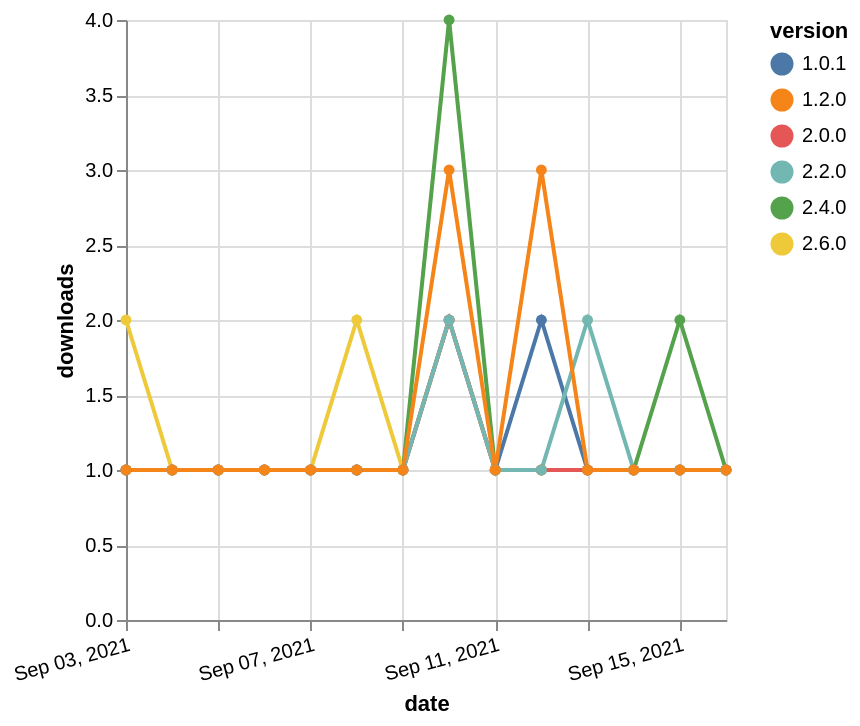

Vega-Lite specification stored for this chart:
### Vega-Lite specification from a JSON file in a GitHub repository (floating-point values rounded to 4 significant figures)
{"$schema": "https://vega.github.io/schema/vega-lite/v5.json", "description": "A simple bar chart with embedded data.", "data": {"values": [{"date": "2021-09-03", "total": 189, "delta": 1, "version": "2.4.0"}, {"date": "2021-09-04", "total": 190, "delta": 1, "version": "2.4.0"}, {"date": "2021-09-05", "total": 191, "delta": 1, "version": "2.4.0"}, {"date": "2021-09-06", "total": 192, "delta": 1, "version": "2.4.0"}, {"date": "2021-09-07", "total": 193, "delta": 1, "version": "2.4.0"}, {"date": "2021-09-08", "total": 194, "delta": 1, "version": "2.4.0"}, {"date": "2021-09-09", "total": 195, "delta": 1, "version": "2.4.0"}, {"date": "2021-09-10", "total": 199, "delta": 4, "version": "2.4.0"}, {"date": "2021-09-11", "total": 200, "delta": 1, "version": "2.4.0"}, {"date": "2021-09-12", "total": 201, "delta": 1, "version": "2.4.0"}, {"date": "2021-09-13", "total": 202, "delta": 1, "version": "2.4.0"}, {"date": "2021-09-14", "total": 203, "delta": 1, "version": "2.4.0"}, {"date": "2021-09-15", "total": 205, "delta": 2, "version": "2.4.0"}, {"date": "2021-09-16", "total": 206, "delta": 1, "version": "2.4.0"}, {"date": "2021-09-03", "total": 234, "delta": 1, "version": "1.0.1"}, {"date": "2021-09-04", "total": 235, "delta": 1, "version": "1.0.1"}, {"date": "2021-09-05", "total": 236, "delta": 1, "version": "1.0.1"}, {"date": "2021-09-06", "total": 237, "delta": 1, "version": "1.0.1"}, {"date": "2021-09-07", "total": 238, "delta": 1, "version": "1.0.1"}, {"date": "2021-09-08", "total": 239, "delta": 1, "version": "1.0.1"}, {"date": "2021-09-09", "total": 240, "delta": 1, "version": "1.0.1"}, {"date": "2021-09-10", "total": 242, "delta": 2, "version": "1.0.1"}, {"date": "2021-09-11", "total": 243, "delta": 1, "version": "1.0.1"}, {"date": "2021-09-12", "total": 245, "delta": 2, "version": "1.0.1"}, {"date": "2021-09-13", "total": 246, "delta": 1, "version": "1.0.1"}, {"date": "2021-09-14", "total": 247, "delta": 1, "version": "1.0.1"}, {"date": "2021-09-15", "total": 248, "delta": 1, "version": "1.0.1"}, {"date": "2021-09-16", "total": 249, "delta": 1, "version": "1.0.1"}, {"date": "2021-09-03", "total": 125, "delta": 2, "version": "2.6.0"}, {"date": "2021-09-04", "total": 126, "delta": 1, "version": "2.6.0"}, {"date": "2021-09-05", "total": 127, "delta": 1, "version": "2.6.0"}, {"date": "2021-09-06", "total": 128, "delta": 1, "version": "2.6.0"}, {"date": "2021-09-07", "total": 129, "delta": 1, "version": "2.6.0"}, {"date": "2021-09-08", "total": 131, "delta": 2, "version": "2.6.0"}, {"date": "2021-09-09", "total": 132, "delta": 1, "version": "2.6.0"}, {"date": "2021-09-10", "total": 134, "delta": 2, "version": "2.6.0"}, {"date": "2021-09-11", "total": 135, "delta": 1, "version": "2.6.0"}, {"date": "2021-09-12", "total": 136, "delta": 1, "version": "2.6.0"}, {"date": "2021-09-13", "total": 137, "delta": 1, "version": "2.6.0"}, {"date": "2021-09-14", "total": 138, "delta": 1, "version": "2.6.0"}, {"date": "2021-09-15", "total": 139, "delta": 1, "version": "2.6.0"}, {"date": "2021-09-16", "total": 140, "delta": 1, "version": "2.6.0"}, {"date": "2021-09-03", "total": 190, "delta": 1, "version": "2.0.0"}, {"date": "2021-09-04", "total": 191, "delta": 1, "version": "2.0.0"}, {"date": "2021-09-05", "total": 192, "delta": 1, "version": "2.0.0"}, {"date": "2021-09-06", "total": 193, "delta": 1, "version": "2.0.0"}, {"date": "2021-09-07", "total": 194, "delta": 1, "version": "2.0.0"}, {"date": "2021-09-08", "total": 195, "delta": 1, "version": "2.0.0"}, {"date": "2021-09-09", "total": 196, "delta": 1, "version": "2.0.0"}, {"date": "2021-09-10", "total": 198, "delta": 2, "version": "2.0.0"}, {"date": "2021-09-11", "total": 199, "delta": 1, "version": "2.0.0"}, {"date": "2021-09-12", "total": 200, "delta": 1, "version": "2.0.0"}, {"date": "2021-09-13", "total": 201, "delta": 1, "version": "2.0.0"}, {"date": "2021-09-14", "total": 202, "delta": 1, "version": "2.0.0"}, {"date": "2021-09-15", "total": 203, "delta": 1, "version": "2.0.0"}, {"date": "2021-09-16", "total": 204, "delta": 1, "version": "2.0.0"}, {"date": "2021-09-03", "total": 163, "delta": 1, "version": "2.2.0"}, {"date": "2021-09-04", "total": 164, "delta": 1, "version": "2.2.0"}, {"date": "2021-09-05", "total": 165, "delta": 1, "version": "2.2.0"}, {"date": "2021-09-06", "total": 166, "delta": 1, "version": "2.2.0"}, {"date": "2021-09-07", "total": 167, "delta": 1, "version": "2.2.0"}, {"date": "2021-09-08", "total": 168, "delta": 1, "version": "2.2.0"}, {"date": "2021-09-09", "total": 169, "delta": 1, "version": "2.2.0"}, {"date": "2021-09-10", "total": 171, "delta": 2, "version": "2.2.0"}, {"date": "2021-09-11", "total": 172, "delta": 1, "version": "2.2.0"}, {"date": "2021-09-12", "total": 173, "delta": 1, "version": "2.2.0"}, {"date": "2021-09-13", "total": 175, "delta": 2, "version": "2.2.0"}, {"date": "2021-09-14", "total": 176, "delta": 1, "version": "2.2.0"}, {"date": "2021-09-15", "total": 177, "delta": 1, "version": "2.2.0"}, {"date": "2021-09-16", "total": 178, "delta": 1, "version": "2.2.0"}, {"date": "2021-09-03", "total": 332, "delta": 1, "version": "1.2.0"}, {"date": "2021-09-04", "total": 333, "delta": 1, "version": "1.2.0"}, {"date": "2021-09-05", "total": 334, "delta": 1, "version": "1.2.0"}, {"date": "2021-09-06", "total": 335, "delta": 1, "version": "1.2.0"}, {"date": "2021-09-07", "total": 336, "delta": 1, "version": "1.2.0"}, {"date": "2021-09-08", "total": 337, "delta": 1, "version": "1.2.0"}, {"date": "2021-09-09", "total": 338, "delta": 1, "version": "1.2.0"}, {"date": "2021-09-10", "total": 341, "delta": 3, "version": "1.2.0"}, {"date": "2021-09-11", "total": 342, "delta": 1, "version": "1.2.0"}, {"date": "2021-09-12", "total": 345, "delta": 3, "version": "1.2.0"}, {"date": "2021-09-13", "total": 346, "delta": 1, "version": "1.2.0"}, {"date": "2021-09-14", "total": 347, "delta": 1, "version": "1.2.0"}, {"date": "2021-09-15", "total": 348, "delta": 1, "version": "1.2.0"}, {"date": "2021-09-16", "total": 349, "delta": 1, "version": "1.2.0"}]}, "width": "container", "mark": {"type": "line", "point": {"filled": true}}, "encoding": {"x": {"field": "date", "type": "temporal", "timeUnit": "yearmonthdate", "title": "date", "axis": {"labelAngle": -15}}, "y": {"field": "delta", "type": "quantitative", "title": "downloads"}, "color": {"field": "version", "type": "nominal"}, "tooltip": {"field": "delta"}}}
